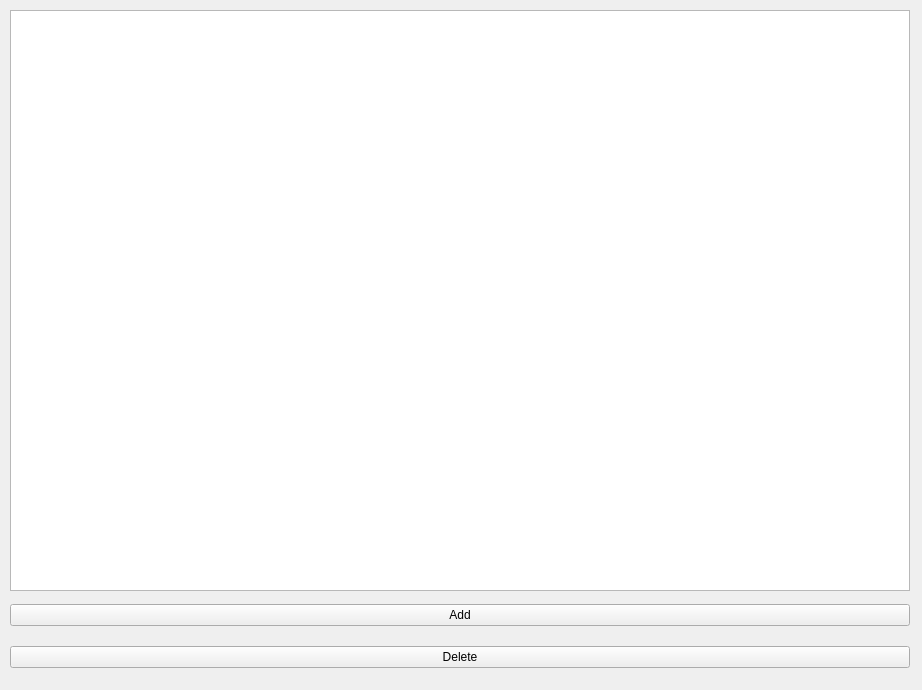
<?xml version="1.0" encoding="UTF-8"?>
<ui version="4.0">
 <class>Form</class>
 <widget class="QWidget" name="Form">
  <property name="geometry">
   <rect>
    <x>0</x>
    <y>0</y>
    <width>922</width>
    <height>690</height>
   </rect>
  </property>
  <property name="windowTitle">
   <string>Form</string>
  </property>
  <property name="accessibleName">
   <string/>
  </property>
  <property name="layoutDirection">
   <enum>Qt::LeftToRight</enum>
  </property>
  <widget class="QWidget" name="gridLayoutWidget">
   <property name="geometry">
    <rect>
     <x>10</x>
     <y>10</y>
     <width>900</width>
     <height>581</height>
    </rect>
   </property>
   <layout class="QGridLayout" name="gridLayout_3">
    <item row="0" column="0">
     <widget class="QTableWidget" name="filmsTable"/>
    </item>
   </layout>
  </widget>
  <widget class="QWidget" name="gridLayoutWidget_2">
   <property name="geometry">
    <rect>
     <x>10</x>
     <y>590</y>
     <width>900</width>
     <height>92</height>
    </rect>
   </property>
   <layout class="QGridLayout" name="gridLayout_5">
    <item row="1" column="0">
     <widget class="QPushButton" name="deleteButton">
      <property name="text">
       <string>Delete</string>
      </property>
     </widget>
    </item>
    <item row="0" column="0">
     <widget class="QPushButton" name="addButton">
      <property name="text">
       <string>Add</string>
      </property>
     </widget>
    </item>
   </layout>
  </widget>
 </widget>
 <resources/>
 <connections/>
</ui>
